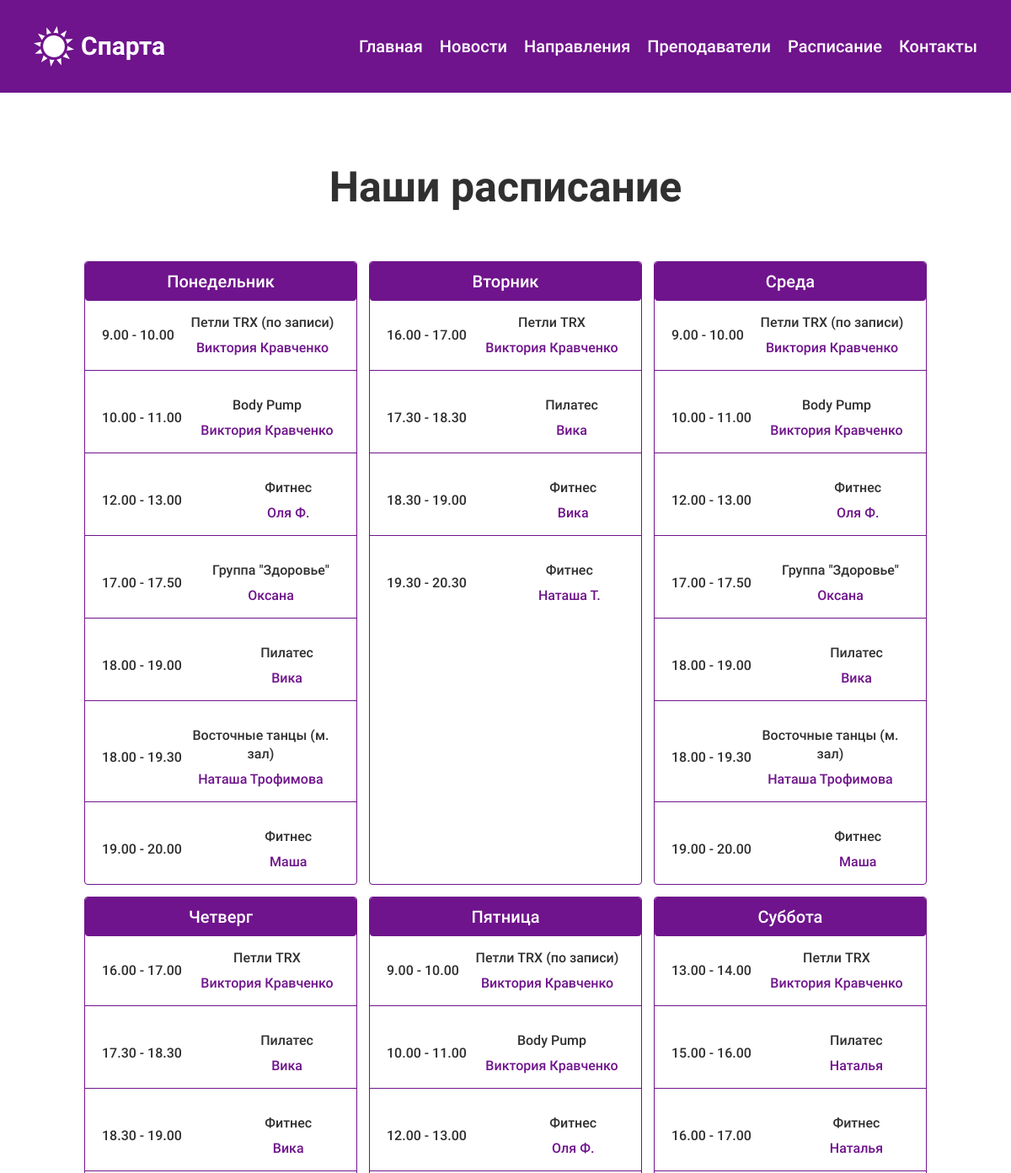
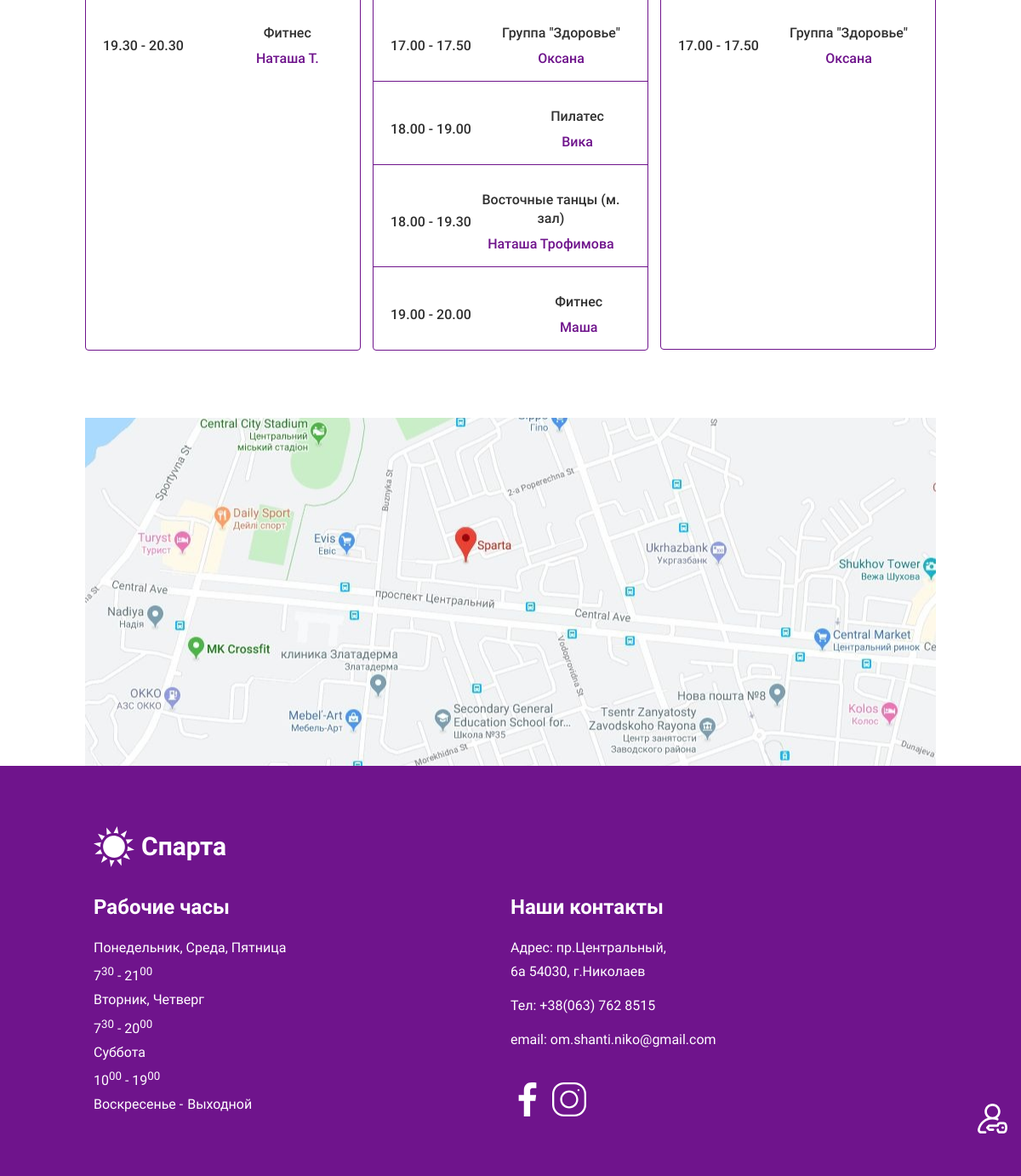
/fitness-schedule.php, run on the app's committed database (2 pictures, top to bottom).
### tables this page shows
CREATE TABLE fitness_schedule (
  id INT AUTO_INCREMENT PRIMARY KEY,
  created_at DATETIME DEFAULT NOW() NOT NULL,
  title CHAR(128) NOT NULL,
  instructor CHAR(64) NOT NULL,
  timing CHAR(64) NOT NULL,
  branch CHAR(64) NOT NULL,
  week_day CHAR(64) NOT NULL,
  number INT(1) NOT NULL
);

### functions.php (called while the page is built, shortened)
<?php
function db_run_query ($con, $request) {
  $result = mysqli_query($con, $request);
  if (!$result) {
    $error = mysqli_error($con);
    print("Ошибка MySQL:" . $error);
    die();
  } else {
    $result = mysqli_fetch_all($result, MYSQLI_ASSOC);
  }
  return $result;
}
function include_template($name, $data) {
    $name = 'templates/' . $name;
    extract($data);
    require $name;
    $result = ob_get_clean();
    return $result;
}
function get_fitness_schedule($con) {
  $sql = "SELECT * FROM fitness_schedule ORDER BY id ASC;";
  $schedule = db_run_query($con, $sql);
  return $schedule;
}
function get_day_schedule ($day, $array) {
  $day_schedule = [];
  foreach ($array as $array_element) {
    if ($array_element['week_day'] === $day) {
      array_push($day_schedule, $array_element);
    }
  }
  return $day_schedule;
}

### init.php (called while the page is built, shortened)
<?php
require_once('functions.php');
$week_days = ['Понедельник', 'Вторник', 'Среда', 'Четверг', 'Пятница', 'Суббота'];

### templates/schedule.php (the view, shortened to what this page needs)
<ul class="schedule__list  <?=$pseudo_element_fitness; ?>  <?=$inner_page_schedule; ?>">
	<?php foreach ($week_days as $week_day): ?>
		<li class="schedule__item  <?=$border_color_fitness; ?>">
			<h2 class="schedule__item-title  title__third  <?=$text_color_fitness; ?>  <?=$fitnes_schedule_style; ?>"><?=$week_day; ?></h2>
		    <ul class="schedule__class-list-per-day  <?=$inner_page_schedule_list_per_day; ?>">
		    	<?php $day_schedule = get_day_schedule($week_day, $schedule_list); ?>
		    	<?php foreach ($day_schedule as $lesson): ?>
			    	<li class="schedule__class-item  <?=$border_color_fitness; ?>">
						<span class="schedule__timing-block"><?=$lesson['timing'];?></span>
						<span class="schedule__class-name"><?=$lesson['title'];?></span>
						<span class="schedule__teacher-name  <?=$text_color_fitness; ?>">
							<?=$lesson['instructor'];?>
						</span>
					</li>
			    <?php endforeach; ?>
		    </ul>
		</li>
    <?php endforeach; ?>
</ul>

### css/style.css (style rules this page uses)
html { -webkit-box-sizing: border-box; box-sizing: border-box; }
body { margin: 0 auto; font-size: 14px; line-height: 22px; font-weight: 400; color: #303030; font-family: "Roboto"; font-style: normal; background-color: #ffffff; }
h1, h2, h3, h4 { margin: 0; }
@media (min-width: 768px) { body { font-size: 12px; line-height: 18px; } }
@media (min-width: 768px) { body { font-size: 16px; line-height: 28px; } }
.title__third { font-size: 20px; line-height: 26px; font-weight: 700; color: #303030; font-family: "Roboto"; font-style: normal; margin-bottom: 18px; }
@media (min-width: 768px) { .title__third { font-size: 20px; line-height: 26px; font-weight: 700; color: #303030; font-family: "Roboto"; font-style: normal; font-weight: 500; } }
@media (min-width: 1024px) { .title__third { font-size: 24px; line-height: 32px; font-weight: 700; color: #303030; font-family: "Roboto"; font-style: normal; } }
.schedule__list, .schedule__item-handler, .schedule__class-list-per-day { margin: 0; padding: 0; list-style: none; display: none; }
.schedule__list { position: relative; }
.schedule__item { position: relative; margin-bottom: 25px; text-align: center; border-radius: 4px; border: 1px solid #19744C; background-color: #ffffff; }
.schedule__item:last-of-type { margin-bottom: 0; }
.schedule__item-title { margin-bottom: 0; padding: 10px 25px; color: #19744C; }
.schedule__class-item { margin-bottom: 15px; display: grid; grid-template-columns: auto auto; grid-template-rows: auto auto; grid-row-gap: 8px; border-bottom: 1px solid #19744C; padding-bottom: 15px; padding-left: 20px; padding-right: 20px; font-size: 16px; line-height: 22px; font-weight: 400; color: #303030; font-family: "Roboto"; font-style: normal; font-weight: 500; }
.schedule__class-item:first-of-type { padding-top: 15px; }
.schedule__class-item:last-of-type { margin-bottom: 0; border: none; }
.schedule__class-item span { display: block; }
.schedule__timing-block { grid-column-start: 1; grid-column-end: 1; grid-row-start: 1; grid-row-end: -1; align-self: center; justify-self: start; }
.schedule__class-name { grid-column-start: 2; grid-column-end: -1; grid-row-start: 1; grid-row-end: 1; }
.schedule__teacher-name { grid-column-start: 2; grid-column-end: -1; grid-row-start: 2; grid-row-end: -1; color: #19744C; }
@media (min-width: 768px) { .schedule__list { grid-template-columns: auto auto auto; grid-template-rows: auto auto; padding: 0; } }
@media (min-width: 768px) { .schedule__item { position: relative; margin-bottom: -1px; margin-left: -1px; } }
@media (min-width: 768px) { .schedule__item:first-of-type { margin-left: 0; } }
@media (min-width: 768px) { .schedule__item:nth-of-type(4) { margin-left: 0; } }
@media (min-width: 768px) { .schedule__class-item { padding-top: 15px; padding-bottom: 15px; } }
@media (min-width: 768px) { .schedule__class-item:last-of-type { padding-bottom: 15px; } }
@media (min-width: 1024px) { .schedule__list { display: grid; grid-column-gap: 15px; grid-row-gap: 15px; } }
@media (min-width: 1024px) { .schedule__class-list-per-day { display: grid; } }
@media (min-width: 1024px) { .schedule__item-title { padding: 13px 0; font-size: 20px; line-height: 20px; font-weight: 500; color: #ffffff; background-color: #19744C; border-radius: 4px; } }
.text-color-fitness { color: #6f148c; }
.border-color-fitness { border-color: #6f148c; }
.pseudo-element-fitness::before, .pseudo-element-fitness::after { background-color: #6f148c; }
@media (min-width: 1024px) { .fitness-schedule-titles-style { color: #ffffff; background-color: #6f148c; } }

### data on the page
fitness_schedule: timing "9.00 - 10.00", title "Петли TRX (по записи)", instructor "Виктория Кравченко"
fitness_schedule: timing "10.00 - 11.00", title "Body Pump", instructor "Виктория Кравченко"
fitness_schedule: timing "12.00 - 13.00", title "Фитнес", instructor "Оля Ф."
fitness_schedule: timing "17.00 - 17.50", title "Группа \"Здоровье\"", instructor "Оксана"
fitness_schedule: timing "18.00 - 19.00", title "Пилатес", instructor "Вика"
fitness_schedule: timing "18.00 - 19.30", title "Восточные танцы (м. зал)", instructor "Наташа Трофимова"
fitness_schedule: timing "19.00 - 20.00", title "Фитнес", instructor "Маша"
fitness_schedule: timing "16.00 - 17.00", title "Петли TRX", instructor "Виктория Кравченко"
fitness_schedule: timing "17.30 - 18.30", title "Пилатес", instructor "Вика"
fitness_schedule: timing "18.30 - 19.00", title "Фитнес", instructor "Вика"
fitness_schedule: timing "19.30 - 20.30", title "Фитнес", instructor "Наташа Т."
fitness_schedule: timing "9.00 - 10.00", title "Петли TRX (по записи)", instructor "Виктория Кравченко"
fitness_schedule: timing "10.00 - 11.00", title "Body Pump", instructor "Виктория Кравченко"
fitness_schedule: timing "12.00 - 13.00", title "Фитнес", instructor "Оля Ф."
fitness_schedule: timing "17.00 - 17.50", title "Группа \"Здоровье\"", instructor "Оксана"
fitness_schedule: timing "18.00 - 19.00", title "Пилатес", instructor "Вика"
fitness_schedule: timing "18.00 - 19.30", title "Восточные танцы (м. зал)", instructor "Наташа Трофимова"
fitness_schedule: timing "19.00 - 20.00", title "Фитнес", instructor "Маша"
fitness_schedule: timing "16.00 - 17.00", title "Петли TRX", instructor "Виктория Кравченко"
fitness_schedule: timing "17.30 - 18.30", title "Пилатес", instructor "Вика"
fitness_schedule: timing "18.30 - 19.00", title "Фитнес", instructor "Вика"
fitness_schedule: timing "19.30 - 20.30", title "Фитнес", instructor "Наташа Т."
fitness_schedule: timing "9.00 - 10.00", title "Петли TRX (по записи)", instructor "Виктория Кравченко"
fitness_schedule: timing "10.00 - 11.00", title "Body Pump", instructor "Виктория Кравченко"
fitness_schedule: timing "12.00 - 13.00", title "Фитнес", instructor "Оля Ф."
fitness_schedule: timing "17.00 - 17.50", title "Группа \"Здоровье\"", instructor "Оксана"
fitness_schedule: timing "18.00 - 19.00", title "Пилатес", instructor "Вика"
fitness_schedule: timing "18.00 - 19.30", title "Восточные танцы (м. зал)", instructor "Наташа Трофимова"
fitness_schedule: timing "19.00 - 20.00", title "Фитнес", instructor "Маша"
fitness_schedule: timing "13.00 - 14.00", title "Петли TRX", instructor "Виктория Кравченко"
fitness_schedule: timing "15.00 - 16.00", title "Пилатес", instructor "Наталья"
fitness_schedule: timing "16.00 - 17.00", title "Фитнес", instructor "Наталья"
fitness_schedule: timing "17.00 - 17.50", title "Группа \"Здоровье\"", instructor "Оксана"

### other printed values
$logo_name "Спарта"
$inner_page_title "Наши расписание"
$week_day "Понедельник"
$week_day "Вторник"
$week_day "Среда"
$week_day "Четверг"
$week_day "Пятница"
$week_day "Суббота"
